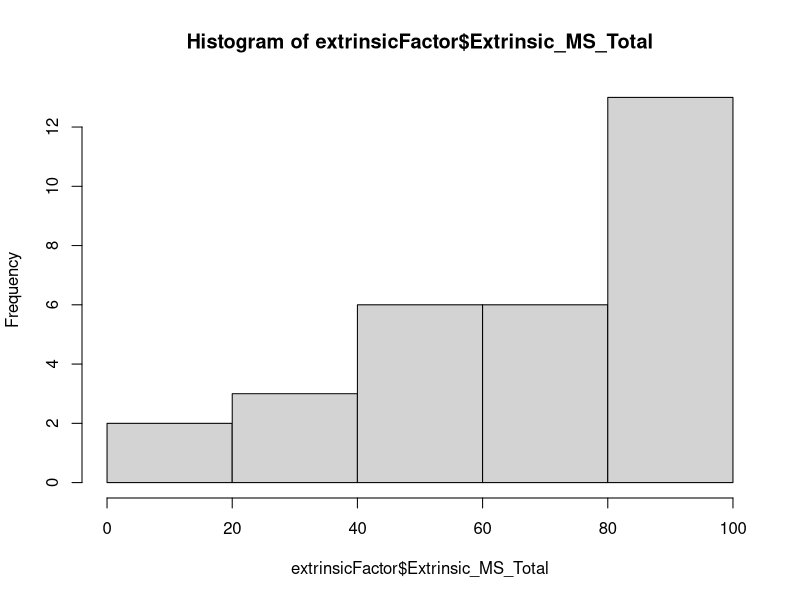
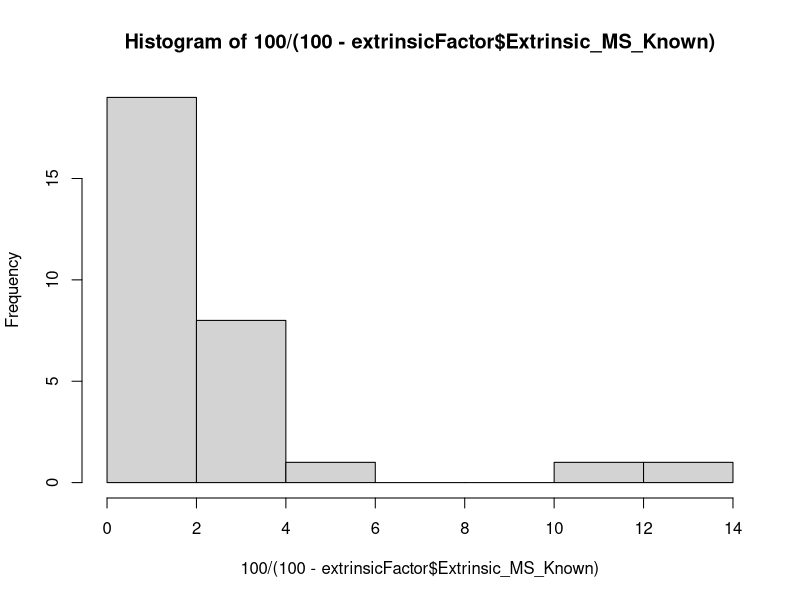
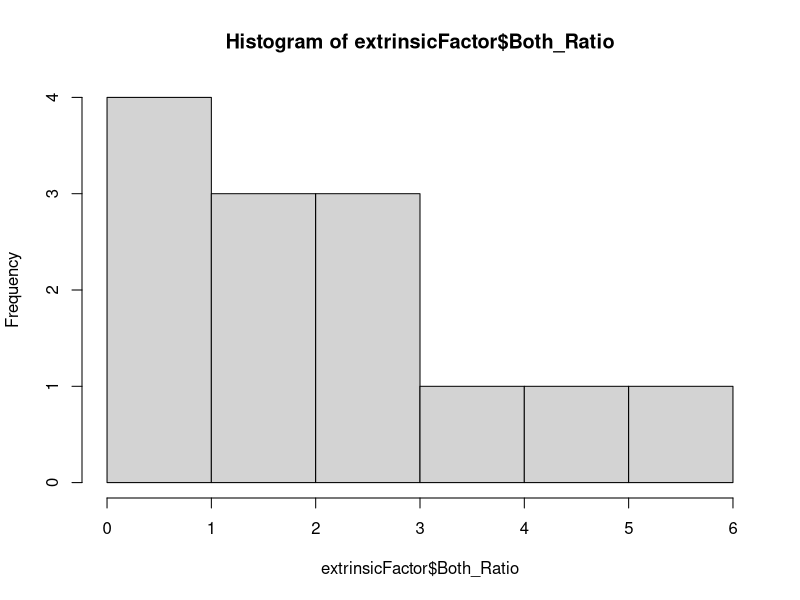
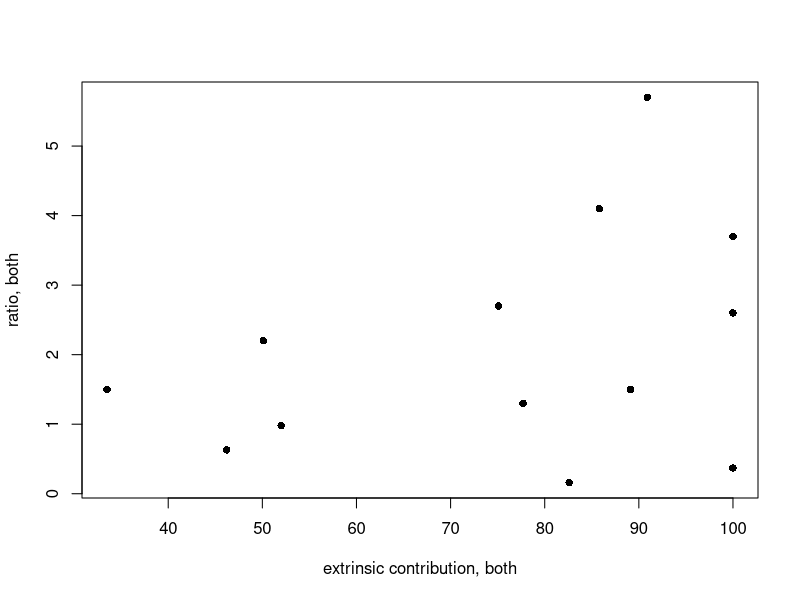
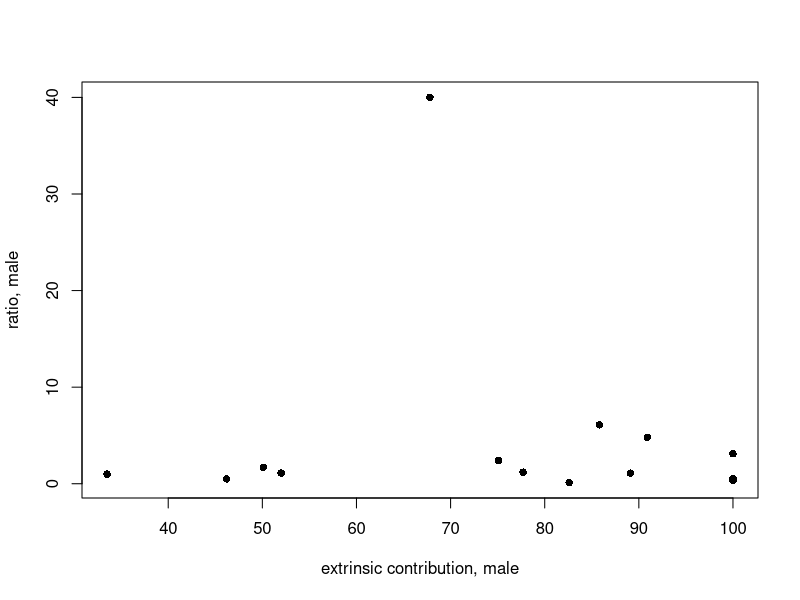
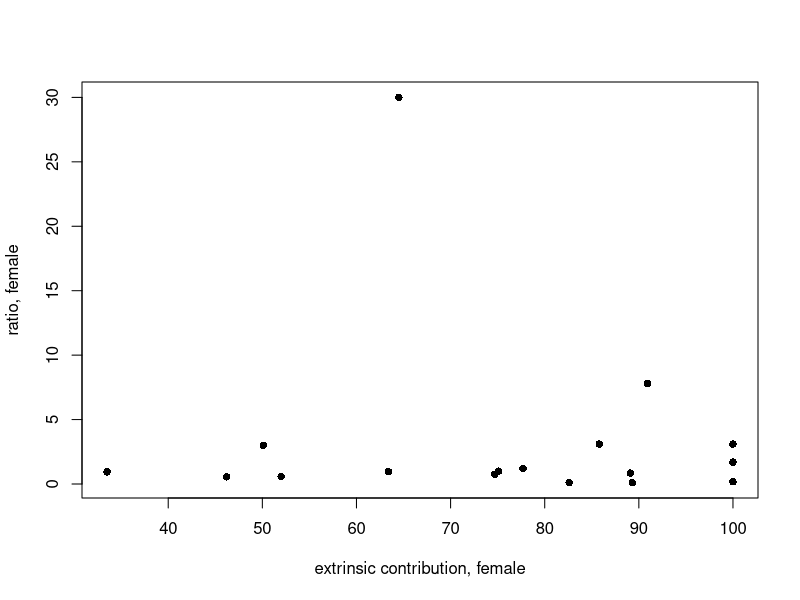
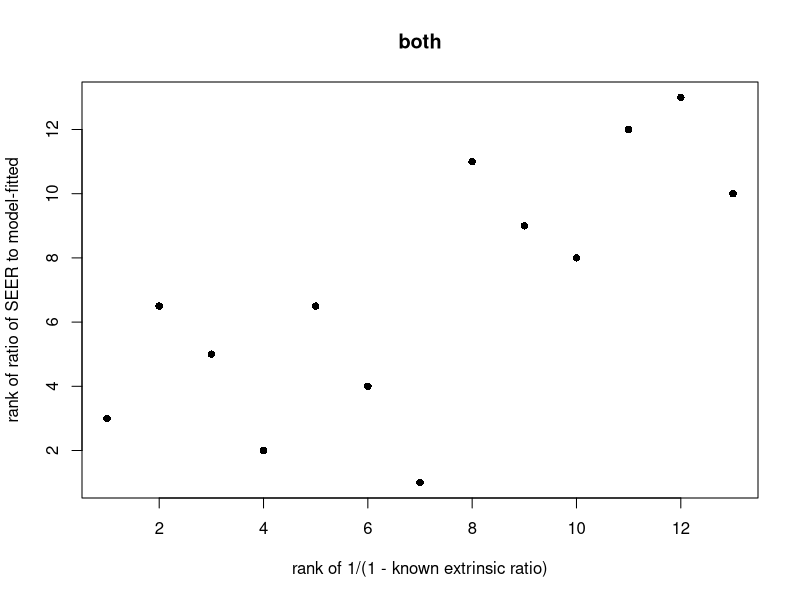
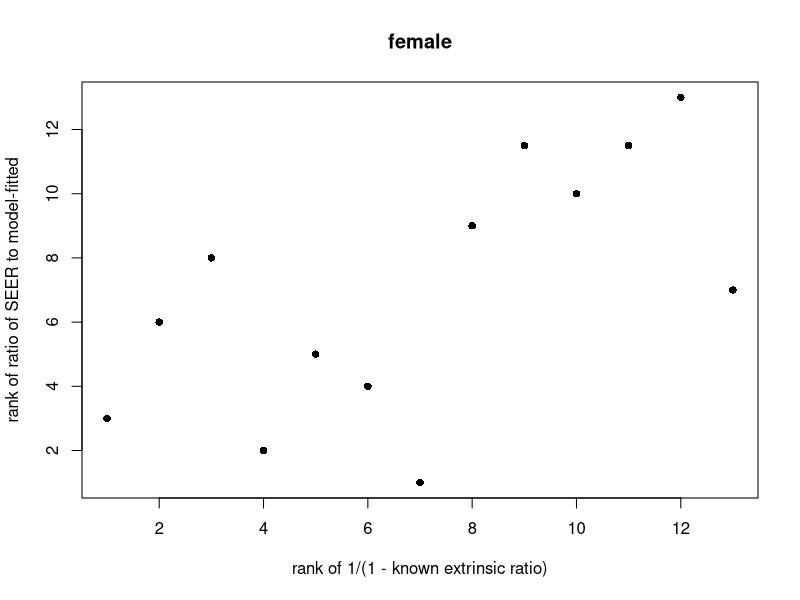

Write the R code that produced these figures, in order.
# Assuming that the current directory is either plot-fits...

# LOAD DATA ----
extrinsicFactor <- read.csv('../../data/2021-02-04-extrinsic-factors.csv',
                            stringsAsFactors = F)
# Purpose: to examine the correlation between ratio of cumulative probabilities,
# SEER/2-term model, and the proportion contribution of extrinsic factors

# Distribution check ----
hist(extrinsicFactor$Extrinsic_MS_Total) # non-normal
hist(100/(100 - extrinsicFactor$Extrinsic_MS_Known)) # exponential
hist(extrinsicFactor$Both_Ratio) # weird...

# All cancers ----
# Both
bothRatioExtrinsic <- extrinsicFactor[, c('TCGA_Code', 
                                          'Extrinsic_MS_Total', 'Both_Ratio')]
bothRatioExtrinsic <- na.omit(bothRatioExtrinsic) # 13 points
plot(bothRatioExtrinsic$Extrinsic_MS_Total, bothRatioExtrinsic$Both_Ratio, 
     pch = 16,xlab = 'extrinsic contribution, both', ylab = 'ratio, both')
cor.test(bothRatioExtrinsic$Extrinsic_MS_Total, bothRatioExtrinsic$Both_Ratio, 
         alternative = 'two.sided', method = 'spearman')
# rho = 0.282, P = 0.35...

# Male
maleRatioExtrinsic <- extrinsicFactor[, c('TCGA_Code', 
                                          'Extrinsic_MS_Total', 'Male_Ratio')]
maleRatioExtrinsic <- na.omit(maleRatioExtrinsic) # 13 points
plot(maleRatioExtrinsic$Extrinsic_MS_Total, maleRatioExtrinsic$Male_Ratio, 
     pch = 16, xlab = 'extrinsic contribution, male', ylab = 'ratio, male')
cor.test(maleRatioExtrinsic$Extrinsic_MS_Total, maleRatioExtrinsic$Male_Ratio, 
         alternative = 'two.sided', method = 'spearman')
# rho = 0.024, P = 0.93

# Female
femaleRatioExtrinsic <- extrinsicFactor[, c('TCGA_Code', 
                                          'Extrinsic_MS_Total', 'Female_Ratio')]
femaleRatioExtrinsic <- na.omit(femaleRatioExtrinsic) # 13 points
plot(femaleRatioExtrinsic$Extrinsic_MS_Total, femaleRatioExtrinsic$Female_Ratio, 
     pch = 16, xlab = 'extrinsic contribution, female', ylab = 'ratio, female')
cor.test(femaleRatioExtrinsic$Extrinsic_MS_Total, 
         femaleRatioExtrinsic$Female_Ratio, 
         alternative = 'two.sided', method = 'spearman')
# rho = 0.098, P = 0.71

# Non-Reproductive ----
nonreproExtrinsic <- subset(extrinsicFactor, 
                            !TCGA_Code %in% c('PRAD', 'BRCA', 'CESC', 'OV',
                                              'UCS'))
nonreproExtrinsic <- na.omit(nonreproExtrinsic)
# both:
plot(rank(100/(100 - nonreproExtrinsic$Extrinsic_MS_Known)), 
     rank(nonreproExtrinsic$Both_Ratio), pch = 16, 
     xlab = 'rank of 1/(1 - known extrinsic ratio)', 
     ylab = 'rank of ratio of SEER to model-fitted', main = 'both')
print(cor.test(nonreproExtrinsic$Extrinsic_MS_Known, nonreproExtrinsic$Both_Ratio, 
               alternative = 'two.sided', method = 'spearman'))
# spearman's rho = 0.729, p-value = 0.0047
# Note: Spearman's correlation is the same even if one quantity undergoes 
# strictly increasing transformation.

# female:
plot(rank(100/(100 - nonreproExtrinsic$Extrinsic_MS_Known)), 
     rank(nonreproExtrinsic$Female_Ratio), pch = 16, 
     xlab = 'rank of 1/(1 - known extrinsic ratio)', 
     ylab = 'rank of ratio of SEER to model-fitted', main = 'female')
print(cor.test(nonreproExtrinsic$Extrinsic_MS_Known, nonreproExtrinsic$Female_Ratio, 
               alternative = 'two.sided', method = 'spearman'))
# spearman's rho = 0.633, p-value = 0.0203

# male: 
plot(rank(100/(100 - nonreproExtrinsic$Extrinsic_MS_Known)), 
     rank(nonreproExtrinsic$Male_Ratio), pch = 16, 
     xlab = 'rank of 1/(1 - known extrinsic ratio)', 
     ylab = 'rank of ratio of SEER to model-fitted', main = 'male')
print(cor.test(nonreproExtrinsic$Extrinsic_MS_Known, nonreproExtrinsic$Male_Ratio, 
               alternative = 'two.sided', method = 'spearman'))
# spearman's rho = 0.685, p-value = 0.0098